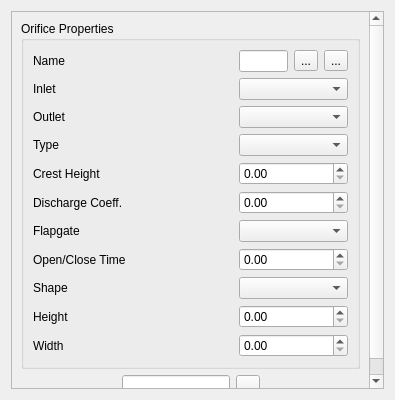
<?xml version="1.0" encoding="UTF-8"?>
<ui version="4.0">
 <class>Dialog</class>
 <widget class="QDialog" name="Dialog">
  <property name="geometry">
   <rect>
    <x>0</x>
    <y>0</y>
    <width>395</width>
    <height>400</height>
   </rect>
  </property>
  <property name="windowTitle">
   <string>Dialog</string>
  </property>
  <layout class="QGridLayout" name="gridLayout">
   <item row="0" column="0">
    <widget class="QScrollArea" name="scrollArea">
     <property name="widgetResizable">
      <bool>true</bool>
     </property>
     <widget class="QWidget" name="scrollAreaWidgetContents">
      <property name="geometry">
       <rect>
        <x>0</x>
        <y>0</y>
        <width>375</width>
        <height>380</height>
       </rect>
      </property>
      <layout class="QGridLayout" name="gridLayout_2">
       <item row="0" column="0">
        <widget class="QGroupBox" name="groupBox">
         <property name="title">
          <string>Orifice Properties</string>
         </property>
         <layout class="QGridLayout" name="gridLayout_4">
          <item row="0" column="0">
           <layout class="QGridLayout" name="gridLayout_3">
            <item row="3" column="0">
             <widget class="QLabel" name="label_4">
              <property name="text">
               <string>Type</string>
              </property>
             </widget>
            </item>
            <item row="7" column="0">
             <widget class="QLabel" name="label_8">
              <property name="text">
               <string>Open/Close Time</string>
              </property>
             </widget>
            </item>
            <item row="0" column="0">
             <widget class="QLabel" name="label">
              <property name="minimumSize">
               <size>
                <width>200</width>
                <height>0</height>
               </size>
              </property>
              <property name="maximumSize">
               <size>
                <width>200</width>
                <height>16777215</height>
               </size>
              </property>
              <property name="text">
               <string>Name</string>
              </property>
             </widget>
            </item>
            <item row="6" column="0">
             <widget class="QLabel" name="label_7">
              <property name="text">
               <string>Flapgate</string>
              </property>
             </widget>
            </item>
            <item row="5" column="0">
             <widget class="QLabel" name="label_6">
              <property name="text">
               <string>Discharge Coeff.</string>
              </property>
             </widget>
            </item>
            <item row="0" column="1">
             <widget class="QLineEdit" name="orifice_name"/>
            </item>
            <item row="0" column="2">
             <widget class="QToolButton" name="zoom_in_btn">
              <property name="text">
               <string>...</string>
              </property>
              <property name="icon">
               <iconset>
                <normaloff>../img/zoom_in.svg</normaloff>../img/zoom_in.svg</iconset>
              </property>
             </widget>
            </item>
            <item row="9" column="0">
             <widget class="QLabel" name="label_10">
              <property name="text">
               <string>Height</string>
              </property>
             </widget>
            </item>
            <item row="2" column="0">
             <widget class="QLabel" name="label_3">
              <property name="text">
               <string>Outlet</string>
              </property>
             </widget>
            </item>
            <item row="8" column="0">
             <widget class="QLabel" name="label_9">
              <property name="text">
               <string>Shape</string>
              </property>
             </widget>
            </item>
            <item row="4" column="0">
             <widget class="QLabel" name="label_5">
              <property name="text">
               <string>Crest Height</string>
              </property>
             </widget>
            </item>
            <item row="1" column="0">
             <widget class="QLabel" name="label_2">
              <property name="text">
               <string>Inlet</string>
              </property>
             </widget>
            </item>
            <item row="10" column="0">
             <widget class="QLabel" name="label_11">
              <property name="text">
               <string>Width</string>
              </property>
             </widget>
            </item>
            <item row="0" column="3">
             <widget class="QToolButton" name="zoom_out_btn">
              <property name="text">
               <string>...</string>
              </property>
              <property name="icon">
               <iconset>
                <normaloff>../img/zoom_out.svg</normaloff>../img/zoom_out.svg</iconset>
              </property>
             </widget>
            </item>
            <item row="1" column="1" colspan="3">
             <widget class="QComboBox" name="orifice_inlet"/>
            </item>
            <item row="2" column="1" colspan="3">
             <widget class="QComboBox" name="orifice_outlet"/>
            </item>
            <item row="3" column="1" colspan="3">
             <widget class="QComboBox" name="orifice_type"/>
            </item>
            <item row="4" column="1" colspan="3">
             <widget class="QDoubleSpinBox" name="orifice_crest_height"/>
            </item>
            <item row="5" column="1" colspan="3">
             <widget class="QDoubleSpinBox" name="orifice_disch_coeff"/>
            </item>
            <item row="6" column="1" colspan="3">
             <widget class="QComboBox" name="orifice_flap_gate"/>
            </item>
            <item row="7" column="1" colspan="3">
             <widget class="QDoubleSpinBox" name="orifice_open_close_time"/>
            </item>
            <item row="8" column="1" colspan="3">
             <widget class="QComboBox" name="orifice_shape"/>
            </item>
            <item row="9" column="1" colspan="3">
             <widget class="QDoubleSpinBox" name="orifice_height"/>
            </item>
            <item row="10" column="1" colspan="3">
             <widget class="QDoubleSpinBox" name="orifice_width"/>
            </item>
           </layout>
          </item>
         </layout>
        </widget>
       </item>
       <item row="2" column="0">
        <layout class="QHBoxLayout" name="horizontalLayout">
         <item>
          <spacer name="horizontalSpacer_2">
           <property name="orientation">
            <enum>Qt::Horizontal</enum>
           </property>
           <property name="sizeHint" stdset="0">
            <size>
             <width>40</width>
             <height>20</height>
            </size>
           </property>
          </spacer>
         </item>
         <item>
          <widget class="QLineEdit" name="search_le"/>
         </item>
         <item>
          <widget class="QToolButton" name="eye_btn">
           <property name="text">
            <string>...</string>
           </property>
           <property name="icon">
            <iconset>
             <normaloff>../img/eye-svgrepo-com.svg</normaloff>../img/eye-svgrepo-com.svg</iconset>
           </property>
          </widget>
         </item>
         <item>
          <spacer name="horizontalSpacer">
           <property name="orientation">
            <enum>Qt::Horizontal</enum>
           </property>
           <property name="sizeHint" stdset="0">
            <size>
             <width>40</width>
             <height>20</height>
            </size>
           </property>
          </spacer>
         </item>
        </layout>
       </item>
       <item row="1" column="0">
        <spacer name="verticalSpacer">
         <property name="orientation">
          <enum>Qt::Vertical</enum>
         </property>
         <property name="sizeHint" stdset="0">
          <size>
           <width>20</width>
           <height>40</height>
          </size>
         </property>
        </spacer>
       </item>
      </layout>
     </widget>
    </widget>
   </item>
  </layout>
 </widget>
 <resources/>
 <connections/>
</ui>
